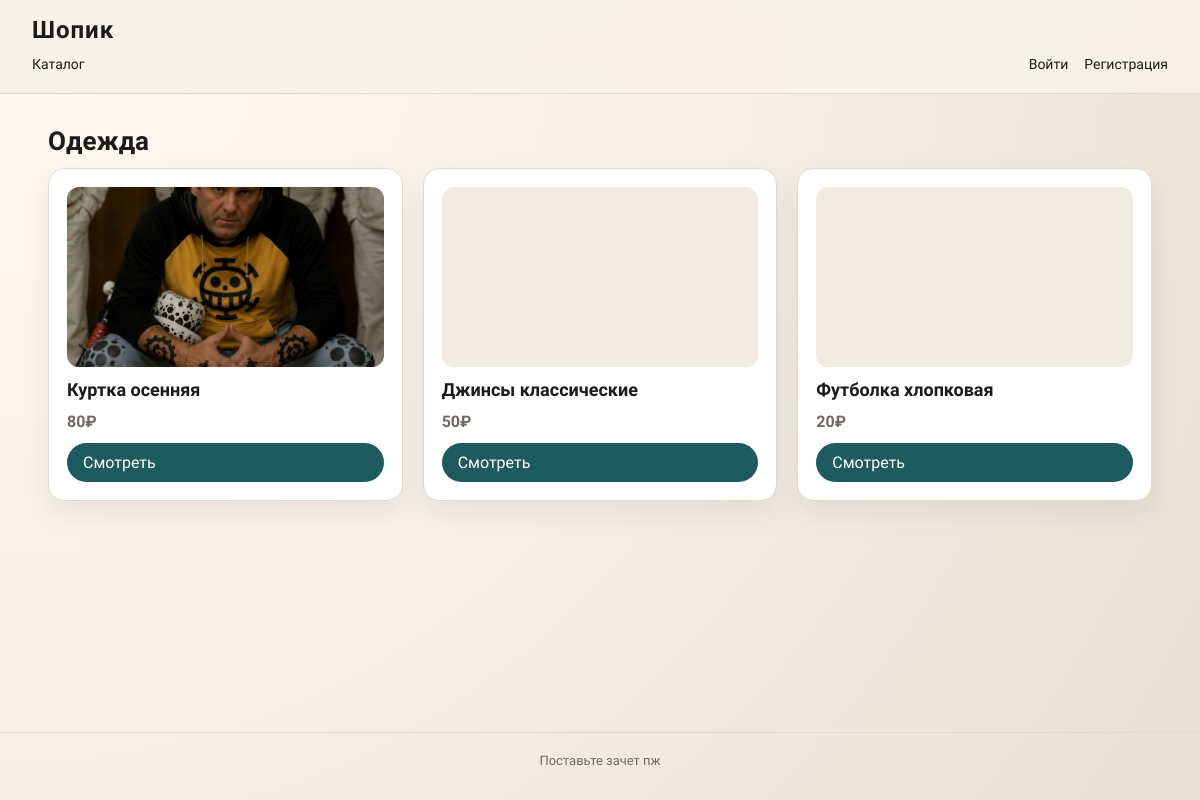
The page /category.php?id=4 on the database its author committed.
### tables this page shows
CREATE TABLE categories (
            id INTEGER PRIMARY KEY AUTOINCREMENT,
            name TEXT NOT NULL
        );

CREATE TABLE products (
            id INTEGER PRIMARY KEY AUTOINCREMENT,
            category_id INTEGER NULL,
            name TEXT NOT NULL,
            description TEXT NOT NULL,
            price REAL NOT NULL,
            image_path TEXT NULL,
            is_active INTEGER NOT NULL DEFAULT 1,
            FOREIGN KEY (category_id) REFERENCES categories(id) ON DELETE SET NULL
        );

### db.php (called while the page is built, shortened)
<?php
function e($value): string
{
    return htmlspecialchars((string) $value, ENT_QUOTES, 'UTF-8');
}

### category.php (the view, shortened to what this page needs)
<?php
require_once __DIR__ . '/db.php';
$pdo = db();
$categoryId = (int) ($_GET['id'] ?? 0);
$stmt = $pdo->prepare('SELECT * FROM categories WHERE id = ?');
$stmt->execute([$categoryId]);
$category = $stmt->fetch(PDO::FETCH_ASSOC);
include __DIR__ . '/partials/header.php';
?>
<?php
$stmt = $pdo->prepare(
    'SELECT p.id, p.name, p.description, p.price, p.image_path
     FROM products p
     WHERE p.category_id = ? AND p.is_active = 1
     ORDER BY p.id DESC'
);
$stmt->execute([$categoryId]);
$products = $stmt->fetchAll(PDO::FETCH_ASSOC);
?>
<section>
    <h2 class="section-title"><?= e($category['name']) ?></h2>
    <div class="grid">
        <?php foreach ($products as $product): ?>
            <div class="card">
                <?php if ($product['image_path']): ?>
                    <img class="product-image" src="<?= e($product['image_path']) ?>" alt="<?= e($product['name']) ?>">
                <?php else: ?>
                    <div class="product-image"></div>
                <?php endif; ?>
                <h3><?= e($product['name']) ?></h3>
                <p class="price"><?= number_format((float) $product['price'], 0) ?>₽</p>
                <a class="button" href="/product.php?id=<?= (int) $product['id'] ?>">Смотреть</a>
            </div>
        <?php endforeach; ?>
    </div>
</section>
<?php include __DIR__ . '/partials/footer.php'; ?>

### assets/css/style.css (style rules this page uses)
:root { --bg: #f6f2ea; --bg-accent: #e8dfd2; --ink: #1b1b1b; --muted: #6f6a63; --accent: #1d5b5f; --accent-2: #c07c2d; --card: #ffffff; --line: #e1d9cb; --shadow: 0 12px 30px rgba(27, 27, 27, 0.08); }
* { box-sizing: border-box; }
body { margin: 0; font-family: 'Source Sans 3', sans-serif; color: var(--ink); background: radial-gradient(circle at top left, #fffaf1 0%, var(--bg) 45%, var(--bg-accent) 100%); min-height: 100vh; }
.section-title { font-size: 26px; margin: 0 0 12px; font-weight: 600; }
.grid { display: grid; grid-template-columns: repeat(auto-fit, minmax(240px, 1fr)); gap: 20px; }
.card { background: var(--card); border: 1px solid var(--line); border-radius: 16px; padding: 18px; box-shadow: var(--shadow); display: flex; flex-direction: column; gap: 12px; }
.card h3 { margin: 0; font-size: 18px; }
.card p { margin: 0; color: var(--muted); }
.card .price { font-weight: 600; }
.product-image { width: 100%; height: 180px; border-radius: 12px; object-fit: cover; background: #f1ece3; }
.button, button { border: none; border-radius: 999px; padding: 10px 16px; background: var(--accent); color: white; font-weight: 500; cursor: pointer; text-decoration: none; display: inline-flex; align-items: center; gap: 6px; }

### rows shown on the page
categories: name "Одежда"
products: image_path (picture), name "Куртка осенняя", price "80"
products: name "Джинсы классические", price "50"
products: name "Футболка хлопковая", price "20"
